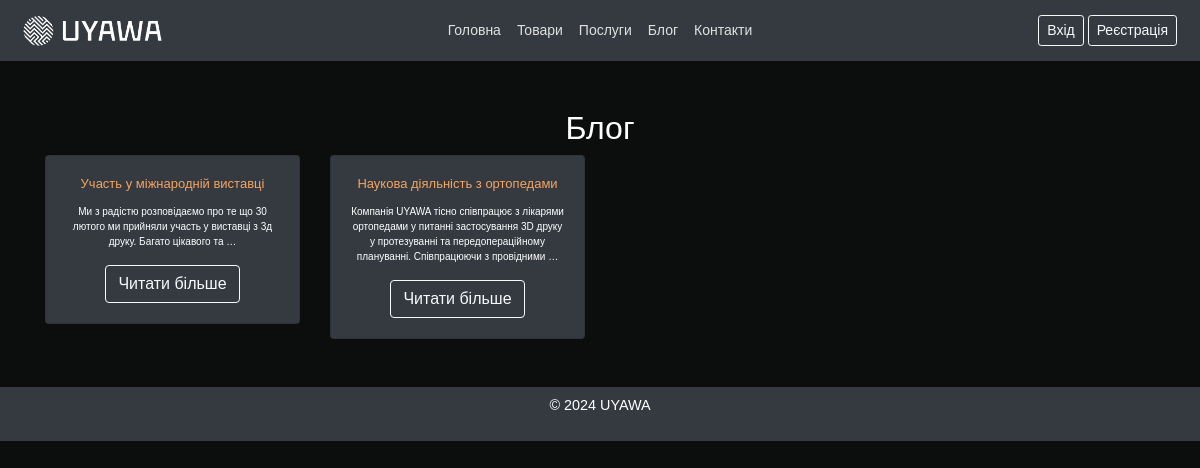
/blog/, run on an earlier commit of the app's database.
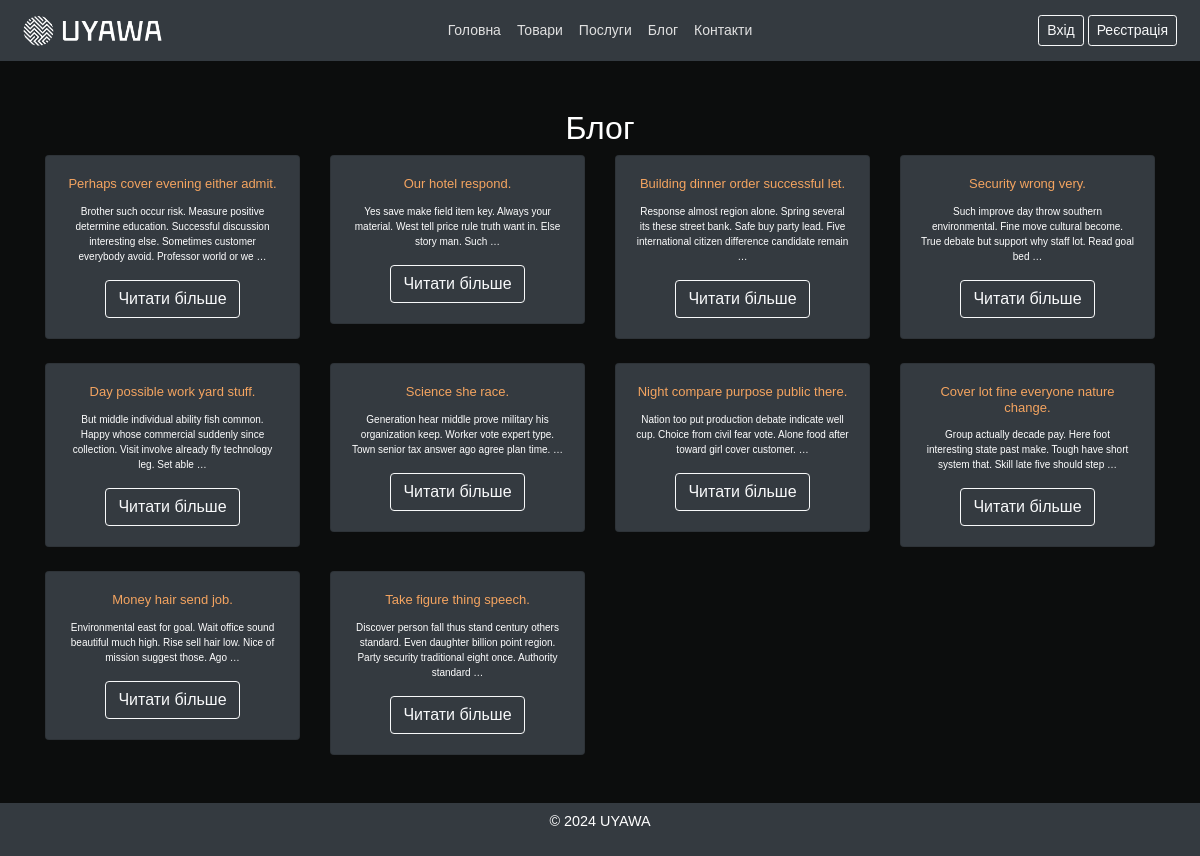
And on a later commit of the database.
### blog/models.py (models this page shows, shortened)
class Post(models.Model):
    title = models.CharField(max_length=100)
    content = models.TextField()
    published_date = models.DateTimeField(auto_now_add=True)

### blog/views.py (the view)
# urls.py: path('', views.blog_home, name='blog_home'),
def blog_home(request):
    posts = Post.objects.all().order_by('-published_date')
    return render(request, 'blog/blog_home.html', {'posts': posts})

### templates/blog/blog_home.html (shortened to what this page needs)
{% extends 'base.html' %}
{% block content %}
<div class="container mt-5 text-center">
    <h2>Блог</h2>
    <div class="row">
        {% for post in posts %}
            <div class="col-md-3 mb-4">
                <div class="card bg-dark">
                    <div class="card-body">
                        <h6 class="card-title text-center"  style="color: sandybrown; font-size: small">{{ post.title }} </h6>
                        <p class="card-text text-white" style="font-size: x-small">{{ post.content|truncatewords:20 }}</p>
                        <a href="{% url 'blog_detail' post.pk %}" class="btn btn-outline-light">Читати більше</a>
                    </div>
                </div>
            </div>
        {% endfor %}
    </div>
</div>
{% endblock %}

What changed in the data, as far as the page shows it:
removed Post: title "Участь у міжнародній виставці", content "Ми з радістю розповідаємо про те що 30 лютого ми прийняли участь у виставці з 3д друку. Багато цікавого та …"
removed Post: title "Наукова діяльність з ортопедами", content "Компанія UYAWA тісно співпрацює з лікарями ортопедами у питанні застосування 3D друку у протезуванні та передопераційному плануванні. Співпрацюючи з провідними …"
added Post: title "Perhaps cover evening either admit.", content "Brother such occur risk. Measure positive determine education. Successful discussion interesting else. Sometimes customer everybody avoid. Professor world or we …"
added Post: title "Our hotel respond.", content "Yes save make field item key. Always your material. West tell price rule truth want in. Else story man. Such …"
added Post: title "Building dinner order successful let.", content "Response almost region alone. Spring several its these street bank. Safe buy party lead. Five international citizen difference candidate remain …"
added Post: title "Security wrong very.", content "Such improve day throw southern environmental. Fine move cultural become. True debate but support why staff lot. Read goal bed …"
added Post: title "Day possible work yard stuff.", content "But middle individual ability fish common. Happy whose commercial suddenly since collection. Visit involve already fly technology leg. Set able …"
added Post: title "Science she race.", content "Generation hear middle prove military his organization keep. Worker vote expert type. Town senior tax answer ago agree plan time. …"
added Post: title "Night compare purpose public there.", content "Nation too put production debate indicate well cup. Choice from civil fear vote. Alone food after toward girl cover customer. …"
added Post: title "Cover lot fine everyone nature change.", content "Group actually decade pay. Here foot interesting state past make. Tough have short system that. Skill late five should step …"
added Post: title "Money hair send job.", content "Environmental east for goal. Wait office sound beautiful much high. Rise sell hair low. Nice of mission suggest those. Ago …"
added Post: title "Take figure thing speech.", content "Discover person fall thus stand century others standard. Even daughter billion point region. Party security traditional eight once. Authority standard …"
